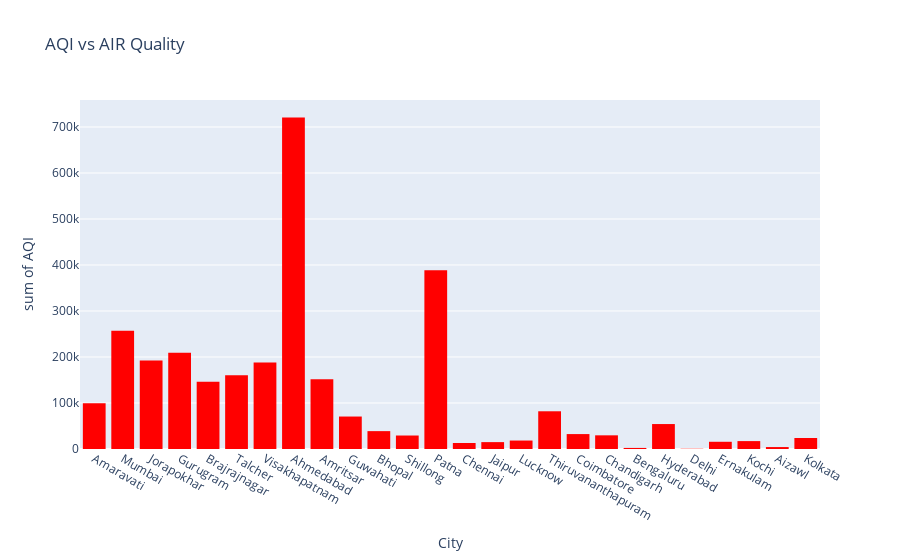

Notebook code cell kept with this figure:
### Code cell
fig = px.histogram(df, x='City', y='AQI', title='AQI vs AIR Quality',
             color_discrete_sequence = ["red"])
fig.show()

### Figure 1 — Plotly figure (JSON) as saved in the notebook; plotly's stock layout.template omitted (floating-point values rounded to 4 significant figures; data arrays with more than 128 entries replaced by an {"elided": "..."} marker saying what was removed)
{"data": [{"alignmentgroup": "True", "bingroup": "x", "histfunc": "sum", "hovertemplate": "City=%{x}<br>sum of AQI=%{y}<extra></extra>", "legendgroup": "", "marker": {"color": "red", "pattern": {"shape": ""}}, "name": "", "offsetgroup": "", "orientation": "v", "showlegend": false, "type": "histogram", "x": {"elided": "16996 str values"}, "xaxis": "x", "y": {"elided": "16996 float values"}, "yaxis": "y"}], "layout": {"barmode": "relative", "legend": {"tracegroupgap": 0}, "title": {"text": "AQI vs AIR Quality"}, "xaxis": {"anchor": "y", "domain": [0, 1], "title": {"text": "City"}}, "yaxis": {"anchor": "x", "domain": [0, 1], "title": {"text": "sum of AQI"}}}}
